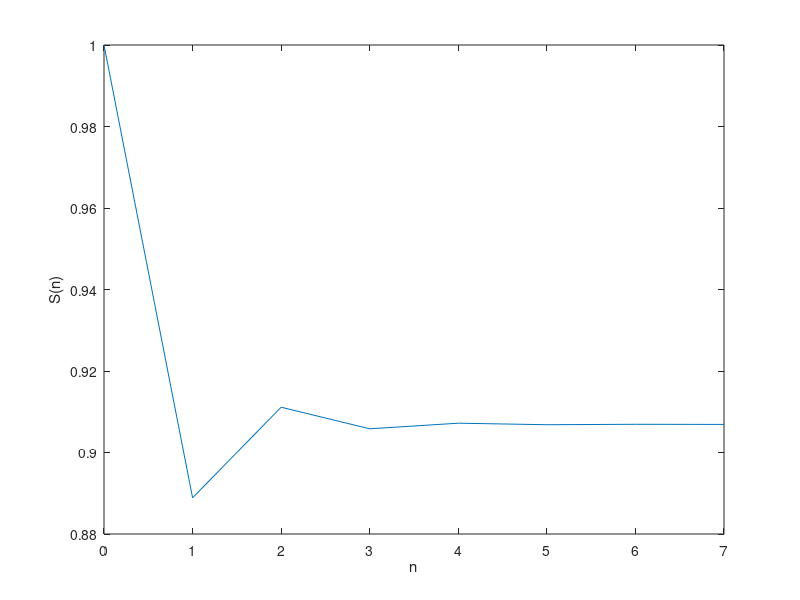

This figure's MATLAB source:
% S(n) = sum of (-1/3)^k/(2k+1) for k=0,1,2,..,n. 
% with the relative error |S(n) - S(n-1)|/|S(n-1)| < 10^(-10)
% Notice that S(n) - S(n-1) = (-1/3)^n/(2n+1)
% Plot S(n) versus n

clear all; close all; clc;
S_vec = [];
S = 0; k = 0;
while k > -1
    error = abs((-1/3)^k/(2*k+1))/abs(S);
    if error < 10^(-5)
        break;
    else
        S = S + (-1/3)^k/(2*k+1); 
        S_vec = [S_vec S];
        k = k + 1;          
    end    
end
n_vec = 0:length(S_vec)-1;
plot(n_vec,S_vec)
xlabel('n'); ylabel('S(n)')
